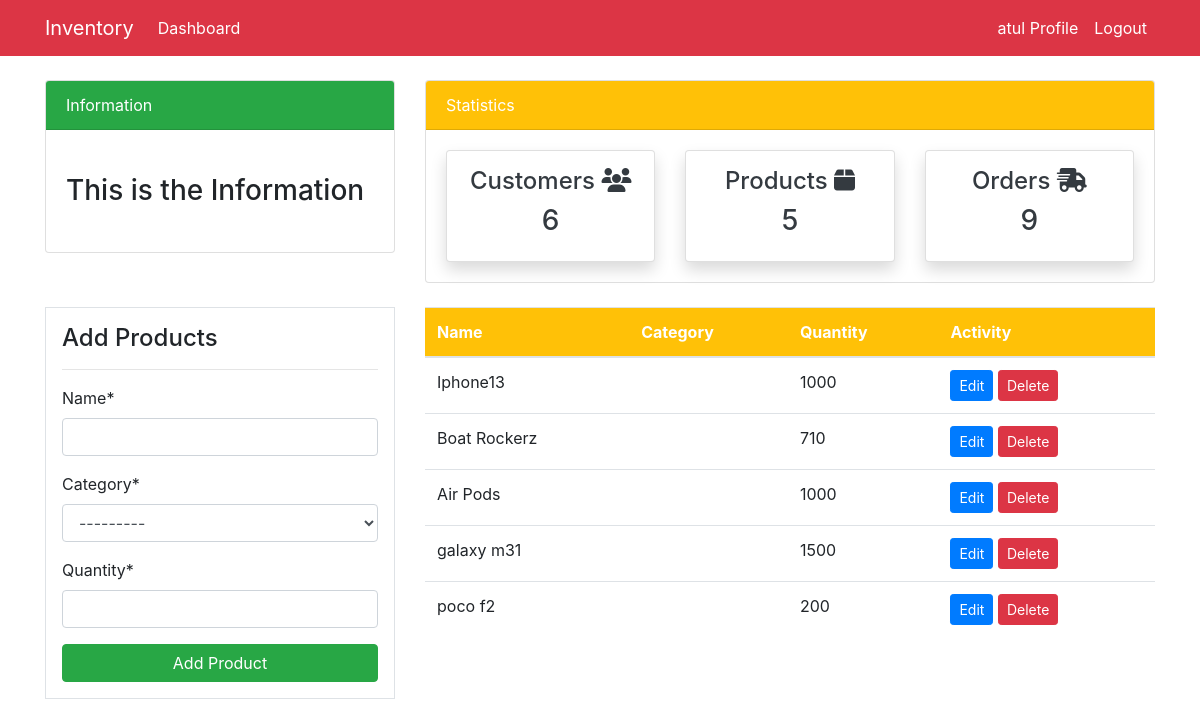
Page /product/ (signed in) on the committed database.
### dashboard/models.py (models this page shows, shortened)
class Product(models.Model):
    name = models.CharField(max_length = 100,null=True)
    category = models.CharField(max_length = 100,choices = CATEGORY)
    quantity = models.PositiveIntegerField(null=True)
    class Meta:
        verbose_name_plural = 'Products'

### dashboard/views.py (the view)
# urls.py: path('product/',views.product,name='dashboard-product'),
@login_required(login_url = 'user-login')
def product(request) :
    items = Product.objects.all()
    product_count = items.count()
    workers_count = User.objects.all().count()
    orders_count=Order.objects.all().count()
    if request.method == 'POST':
        form = ProductForm(request.POST)
        if form.is_valid():
            form.save()
            product_name = form.cleaned_data.get('name')
            messages.success(request,f'{product_name} has been added')
            return redirect('dashboard-product')
    else:
        form = ProductForm()
    context={
        'items':items,
        'form' : form,
        'workers_count' : workers_count,
        'orders_count' : orders_count,
        'product_count':product_count,
    }
    return render(request,'dashboard/product.html',context)

### dashboard/forms.py
class ProductForm(forms.ModelForm):
    class Meta:
        model = Product
        fields = ['name','category','quantity']

### template/dashboard/product.html (shortened to what this page needs)
{%extends 'partials/base.html'%}
{% load crispy_forms_tags %}
{% block content %}
{%include 'partials/topnav.html'%}
<div class="container">
    <div class="row my-4">
        <div class="col-md-4">
            <div class="border bg-white p-3">
                <h4>Add Products</h4>
                <hr>
                <form method="POST">
                    {{ form|crispy }}
                    <input class="btn btn-success btn-block" type="submit" value="Add Product">
                </form>
            </div>
        </div>
        <div class="col-md-8">
            <table class="table bg-white">
                <thead class="bg-warning">
                    <tr class="text-white">
                        <th scope="col">Name</th>
                        <th scope="col">Category</th>
                        <th scope="col">Quantity</th>
                        <th scope="col">Activity</th>
                    </tr>
                </thead>
                <tbody>
                    {% for item in items%}
                    <tr>
                        <td>{{item.name}}</td>
                        <td>{{item.Category}}</td>
                        <td>{{item.quantity}}</td>
                        <td>
                            <a class="btn btn-primary btn-sm"
                                href="{% url 'dashboard-product-update' item.id%}">Edit</a>
                            <a class="btn btn-danger btn-sm"
                                href="{% url 'dashboard-product-delete' item.id%} ">Delete</a>
                        </td>
                    </tr>
                    {% endfor %}
                </tbody>
            </table>
        </div>
    </div>
</div>
{%endblock%}

### template/partials/nav.html (shortened to what this page needs)
<nav class="navbar navbar-expand-lg navbar-info bg-danger">
    {% if user.is_authenticated %}
    <div class="container">
        <a class="navbar-brand text-white" href="{% url 'dashboard-index' %}">Inventory</a>
        <div class="collapse navbar-collapse" id="navbarSupportedContent">
            <ul class="navbar-nav mr-auto">
                <li class="nav-item active">
                    <a class="nav-link text-white" href="{% url 'dashboard-index' %}">Dashboard </a>
                </li>
            </ul>
            <ul class="navbar-nav ml-auto">
                <li class="nav-item active">
                    <a class="nav-link text-white" href="{% url 'user-profile'  %}">{{user.username}} Profile </a>
                </li>
                <li class="nav-item">
                    <a class="nav-link text-white" href="{% url 'user-logout'  %}">Logout</a>
                </li>
            </ul>
            {% endif %}
        </div>
    </div>
</nav>

### static/style.css (style rules this page uses)
body { background: rgb(230, 227, 227); }

### template/partials/base.html (style rules this page uses)
body { background-image: url('https://png.pngtree.com/background/20210712/original/pngtree-light-color-hand-drawn-school-supplies-book-education-background-picture-image_1177989.jpg'); background-repeat: no-repeat; background-size: 100%; }

### rows in the picture
Product: name "Iphone13", quantity "1000"
Product: name "Boat Rockerz", quantity "710"
Product: name "Air Pods", quantity "1000"
Product: name "galaxy m31", quantity "1500"
Product: name "poco f2", quantity "200"

### other values in the picture
{{ user.username }} "atul"
{{ workers_count }} "6"
{{ product_count }} "5"
{{ orders_count }} "9"
